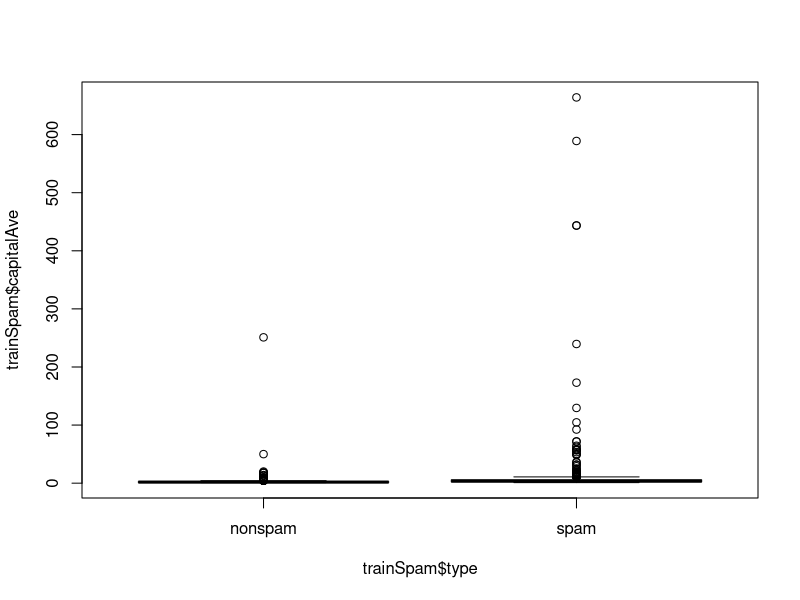
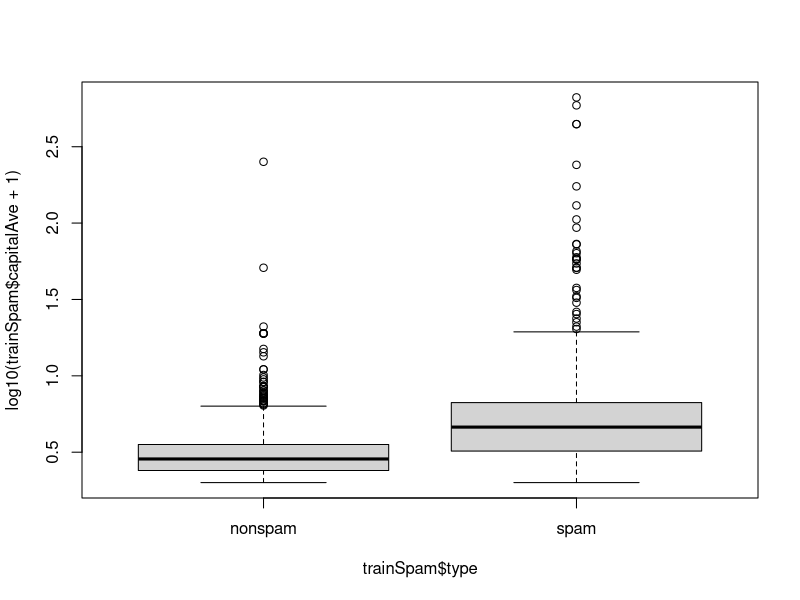
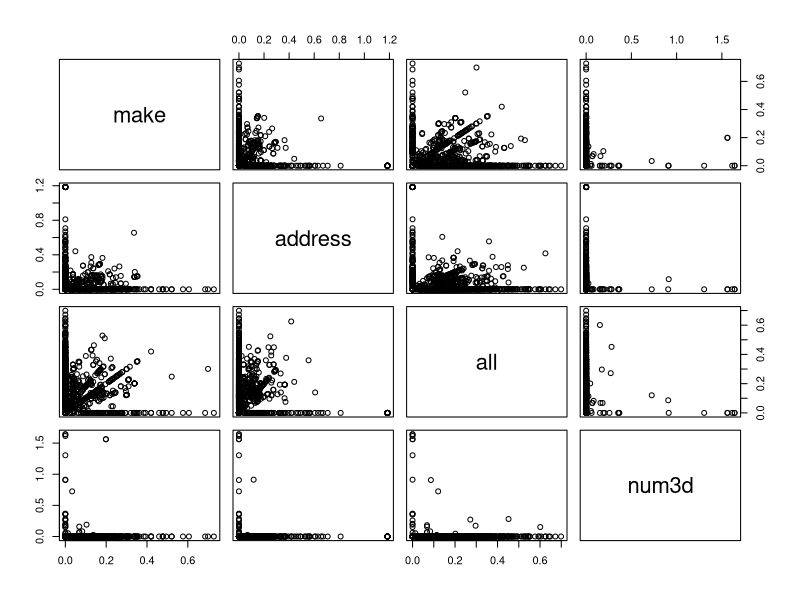
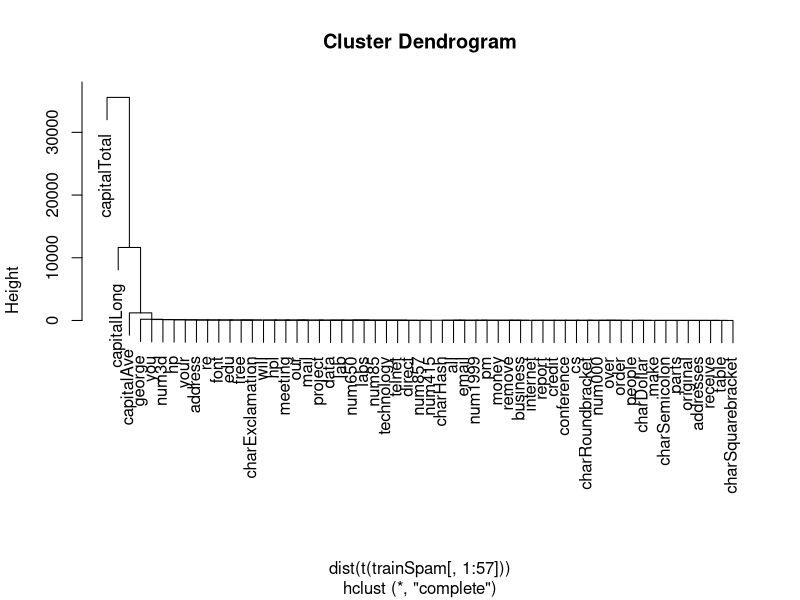
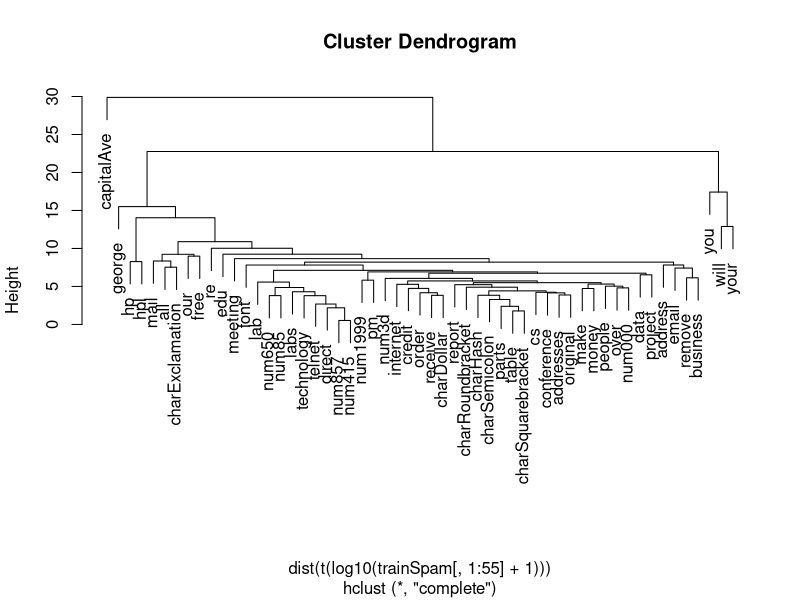
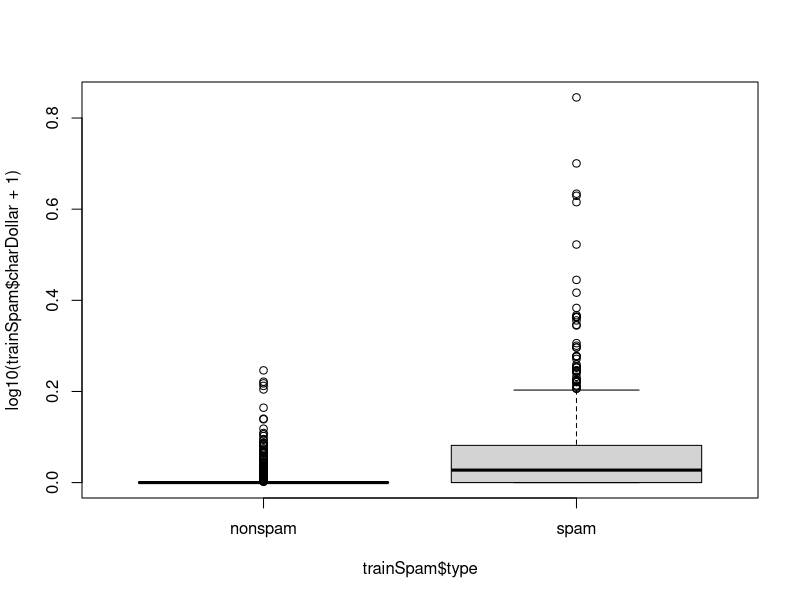

These charts were generated, in order, by the following R code:
# Structure of a data set part 2, c5w1 Lecture
# Use R to write a spam filter
# see notes: "3 - Structure of a Data Analysis part 2.pdf"
#
# raw data documentation: https://archive.ics.uci.edu/ml/datasets/Spambase
# package documentation : http://search.r-project.org/library/kernlab/


#install the kernlab package to access the the 'spam' dataset
install.packages("kernlab");
library(kernlab);

# spam is a data set collected at Hewlett-Packard Labs, that classifies
# 4601 e-mails as spam or non-spam. In addition to this class label
# there are 57 variables indicating the frequency of certain words
# and characters in the e-mail.

# load spam into the environment
data(spam);

# Split the data into 2 separate sets, a test set and training set.
# Training set builds the model, Test set determines how good the model is.


# Create a random, binary distribution, the same size as 'spam' (4601)
set.seed(3435);
trainIndicator = rbinom(n = 4601, size = 1, prob = 0.5);

# Subset spam by row
trainSpam = spam[trainIndicator == 1, ];
testSpam = spam[trainIndicator == 0, ];

# names(trainSpam);
# head(trainSpam);

## Each col is a word appearing in an email; each row is the percentage
## frequency of the word in 1 email.
## We care about the 'type' column (58), a "spam"/"nonspam" factor


# A data frame with 4601 observations and 58 variables.
#
# The first 48 variables contain the frequency percentage of the variable name (e.g., business)
# in the e-mail. If the variable name starts with num (e.g., num650) the it indicates
# the frequency of the corresponding number (e.g., 650). The variables 49-54 indicate
# the frequency of the characters ;, (, [, !, $, and #. The variables
# 55-57 contain the average, longest and total run-length of capital letters. Variable
# 58 indicates the type of the mail and is either "nonspam" or "spam", i.e. unsolicited
# commercial e-mail.


# Plan
# 1 - cluster the data to explore it

plot(trainSpam$capitalAve ~ trainSpam$type);
# The average num of capital letters is higher in spam email.
# This comparison is highly skewed, Cap avg is much higher in spam than non.
# In these cases, it's useful to look at the log10 plot.

# plot the log10 transformation of the y variable
plot(log10(trainSpam$capitalAve + 1) ~ trainSpam$type); # add 1 to Caps b/c log(0) -> -Inf
# yep, the frq is much, much higher in spam

#look at several pairwise relationships - words "make", "address", "all", "num3d"
plot(log10(trainSpam[,1:4] + 1)); # cols = x-axis, rows = y-axis
# make+address, make+all, make+num3d, address+num3d, are log-log corelated

# explore the predictor space via a hierarchical cluster analysis
#  - shows which vars tend to cluster together
hCluster = hclust(dist(t(trainSpam[, 1:57])));
plot(hCluster);
# Right now, this only separates out the capitalTotal var; not very useful.
# Cluster algorithms can be sensitive to skewness in the vars (which this has).

# Lets try again with the log of the data.
hClusterUpdated = hclust(dist(t(log10(trainSpam[, 1:55] + 1))));
plot(hClusterUpdated);
# The capitalAve doesn't really cluster with anything.
# You, will, and your, tend to cluster together, but not with anything else
# num857, num415, cluster the tightest.
# Many groups/pairs at the bottom cluster closely.


# Can we predict spam from a single variable?
# Create a basic statistical model:
# Go through the first 55 vars and try to fit a generalized linear model,
# in this case a logistic regression to the spam type.

trainSpam$numType = as.numeric(trainSpam$type) - 1; #add a boolean col of 1=spam, 0=nonspam
costFunction = function(x,y) sum(x != (y > 0.5)); # returns FALSE when x==1, TRUE otherwise
cvError = rep(NA, 55); #initialize a vector for the cross-validation error

# install the package for generating R bootstrap replicates of a statistic applied to data
install.packages("boot");
library(boot);


for (i in 1:55) {
	# create a formula that includes the response, and 1 of the vars in spam
	lmFormula = reformulate(names(trainSpam)[i], response = "numType");

	# generate the generalized linear model
	glmFit = glm(lmFormula, family = "binomial", data = trainSpam);

	# calculate the estimated K-fold cross-validation prediction error
	cvError[i] = cv.glm(trainSpam, glmFit, costFunction, 2)$delta[2];
}

# The best var will have the lowest K-fold cross-validation prediction error
names(trainSpam)[which.min(cvError)];

## Result is "charDollar".  The '$' is the best predictor of spam.
plot(log10(trainSpam$charDollar + 1) ~ trainSpam$type);


# Test the model . . .

# Generate a model using the best predictor: charDollar.
predictionModel = glm(numType ~ charDollar, family = "binomial", data = trainSpam);

# Test the model on the test set: testSpam.
predictionTest = predict(predictionModel, testSpam); #returns a ~struct of predictions from running the training model on the test set
# predictionModel$fitted contains probabilities that a message is spam based on frq of '$'

predictedSpam = rep("nonspam", dim(testSpam)[1]); # initialize a vector for predicted spam

# Overwrite 'nonspam' with 'spam' when probability is greater than 50%
predictedSpam[predictionModel$fitted > 0.5] = "spam";


table(predictedSpam, testSpam$type);
# Output:
#
# predictedSpam  nonspam  spam
#
#       nonspam     1346   458   ## row2 = the total nonspams predicted by model
#
#       spam        61     449   ## row2 = the total spams predicted by model
#			   ## col2 = the total spams in the test set testSpam
#		    ## col1 = the total nonspams in the test set testSpam

# Decoded:
#
# predictedSpam  nonspam  spam   ## (spam = positive, nonspam = negative)
#
#       nonspam       tn    fn   ## true negative, false negative (1346, 458)
#
#       spam          fp    tp   ## false positive, true positive (  61, 449)

# Error rate:
# (false pos + false neg) / (total observations)
#
  (61 + 458)/(1346 +458 + 61 + 449);
# [1] 0.2242869  ## 22% error rate
